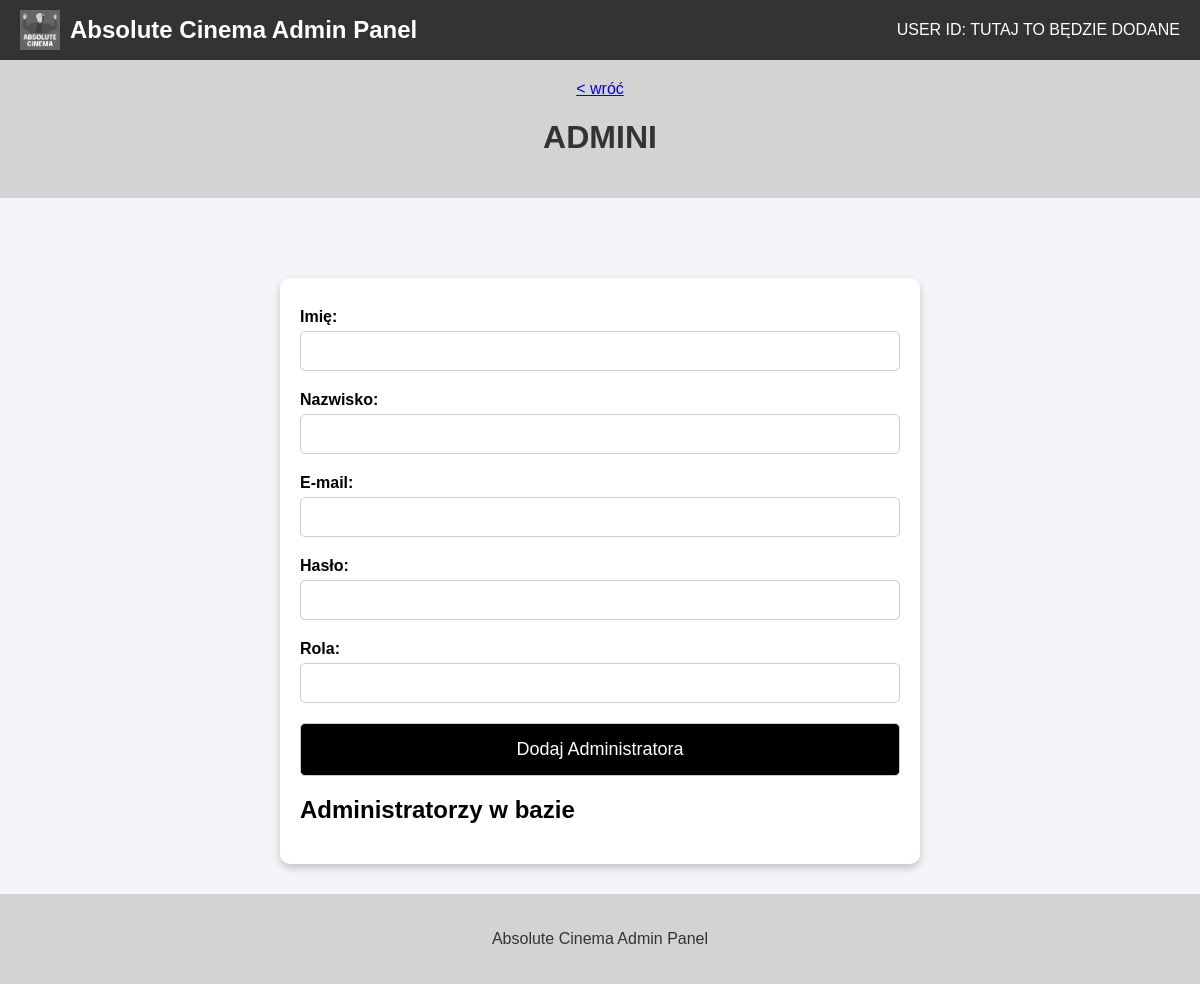
/admin/bazy/zarzadzaj_administratorami, run on an earlier commit of the app's database.
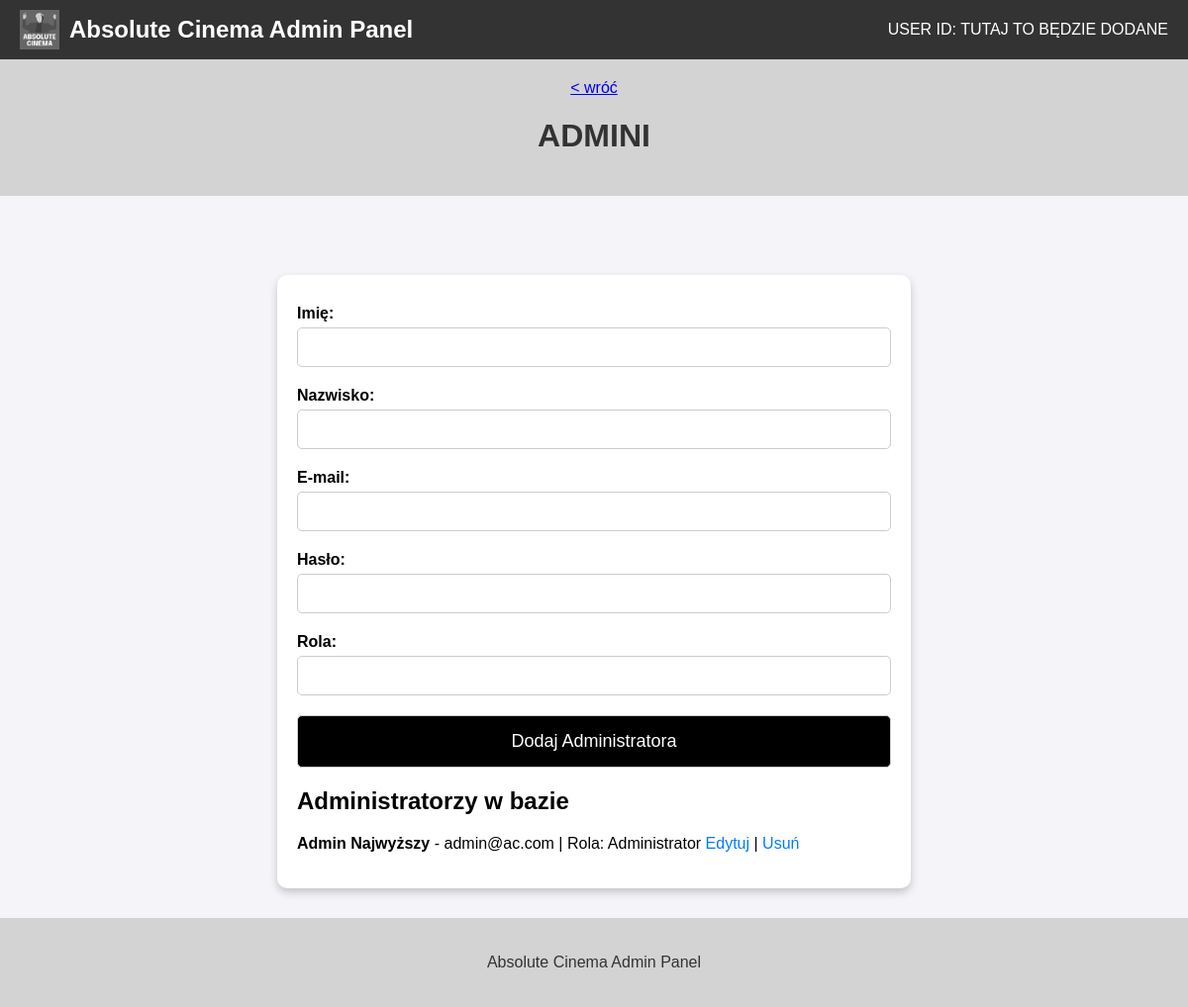
And on a later commit of the database.
### app.py (models this page shows)
class Administrator(db.Model):
    __tablename__ = 'administratorzy'
    id = db.Column(db.Integer, primary_key=True)
    imie = db.Column(db.String(100), nullable=False)
    nazwisko = db.Column(db.String(100), nullable=False)
    email = db.Column(db.String(150), unique=True, nullable=False)
    haslo = db.Column(db.String(200), nullable=False)  # Hasło powinno być zaszyfrowane
    rola = db.Column(db.String(50), nullable=False)  # np. "zarządca", "pracownik kina"

### app.py (the view, shortened to what this page needs)
@app.route('/admin/bazy/zarzadzaj_administratorami', methods=['GET', 'POST'])
def zarzadzaj_administratorami():
    message = None
    administratorzy = Administrator.query.order_by(Administrator.nazwisko.asc()).all()  # Pobieranie wszystkich administratorów, sortowanie po nazwisku
    return render_template('admin_bazy_zarzadzaj_administratorami.html', message=message, administratorzy=administratorzy)

### app.py (called while the page is built)
@app.before_request
def load_database():
    g.kino = {
        "admin" : Administrator.query.all(),
        "film" : Film.query.all(),
        "rezerwacja" : Rezerwacja.query.all(),
        "seans" : Seans.query.all(),
        "klient" : Klient.query.all()
    }

### templates/admin_bazy_zarzadzaj_administratorami.html (shortened to what this page needs)
<!DOCTYPE html>
<html lang="pl">
<head>
</head>
<body>
    <div class="navbar">
        <div class="logo">
            <img src="{{ url_for('static', filename='images/absolute_cinema_logo.png') }}" alt="Logo">
            <span>Absolute Cinema Admin Panel</span>
        </div>
        <div class="user-id">
            USER ID: TUTAJ TO BĘDZIE DODANE
        </div>
    </div>
    <div class="breadcrumbs">
        <a href="{{ url_for('admin_bazy')}}"> &lt; wróć</a>
        <h1>ADMINI</h1>
    </div>
    <div class="container">
        <form method="POST">
            <label for="imie">Imię:</label>
            <input type="text" id="imie" name="imie" required>
            <label for="nazwisko">Nazwisko:</label>
            <input type="text" id="nazwisko" name="nazwisko" required>
            <label for="email">E-mail:</label>
            <input type="email" id="email" name="email" required>
            <label for="haslo">Hasło:</label>
            <input type="password" id="haslo" name="haslo" required>
            <label for="rola">Rola:</label>
            <input type="text" id="rola" name="rola" required>
            <button class="dark" type="submit">Dodaj Administratora</button>
        </form>
        <h2>Administratorzy w bazie</h2>
        <ul>
            {% for admin in administratorzy %}
            <li>
                <strong>{{ admin.imie }} {{ admin.nazwisko }}</strong> - {{ admin.email }} | Rola: {{ admin.rola }}
                <a href="{{ url_for('edytuj_administratora', admin_id=admin.id) }}">Edytuj</a> |
                <a href="{{ url_for('usun_administratora', admin_id=admin.id) }}" onclick="return confirm('Na pewno chcesz usunąć tego administratora?')">Usuń</a>
            </li>
            {% endfor %}
        </ul>
    </div>
    <div class="footer">
        <p>Absolute Cinema Admin Panel</p>
    </div>
</body>
</html>

### templates/admin_bazy_zarzadzaj_administratorami.html (style rules this page uses)
body { font-family: Arial, sans-serif; background-color: #f4f4f9; margin: 0; padding: 0; display: flex; flex-direction: column; height: 100vh; }
.navbar { background-color: #333; color: white; padding: 10px 20px; display: flex; justify-content: space-between; align-items: center; }
.navbar .logo { display: flex; align-items: center; }
.navbar .logo img { height: 40px; margin-right: 10px; }
.navbar .logo span { font-size: 24px; font-weight: bold; }
.navbar .user-id { font-size: 16px; font-weight: normal; }
.footer { background-color: lightgray; color: #333; text-align: center; padding: 20px 0; margin-top: 30px; flex-shrink: 0; }
.container { min-width: 600px; margin-top: 50px; padding: 20px; background-color: #ffffff; border-radius: 10px; box-shadow: 0 4px 8px rgba(0, 0, 0, 0.2); flex-grow: 1; align-self: center; }
.breadcrumbs { background-color: lightgray; color: black; text-align: center; padding: 20px 0; margin-bottom: 30px; }
h1 { text-align: center; color: #333333; }
form { display: flex; flex-direction: column; }
label { margin-top: 10px; font-weight: bold; margin-bottom: 5px; }
input, textarea { padding: 10px; font-size: 16px; border: 1px solid #ccc; border-radius: 5px; width: 100%; box-sizing: border-box; margin-bottom: 10px; }
button { padding: 15px; font-size: 18px; border: 1px solid #ccc; border-radius: 5px; cursor: pointer; background-color: black; color: white; width: 100%; margin-top: 10px; }
ul { list-style-type: none; padding: 0; }
ul li { margin-bottom: 10px; }
ul li a { text-decoration: none; color: #007bff; }

What changed in the data, as far as the page shows it:
added Administrator: imie "Admin", nazwisko "Najwyższy", email "admin@ac.com", rola "Administrator"
